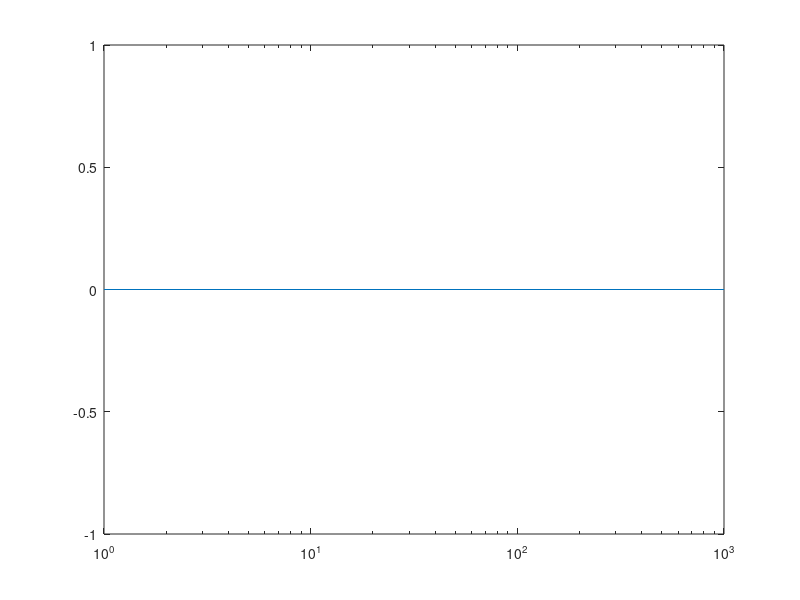

Source code (MATLAB): (Note: this script raises an error after producing the figure.)
clc

close all

figure
semilogx([1,1000],[0,0])
hold on
for i = 1:length(d)
    semilogx(x(:,i),(y(:,i)-y0(:))*100./y0(:))
end
hold off
set(gca,'xlim',[1,1000])
grid

figure
semilogx([1,1000],[0,0])
hold on
for i = 1:length(d)
    semilogx(X(:,i),(Y(:,i)-Y0(:))*100./Y0(:))
end
hold off
set(gca,'xlim',[1,1000])
grid

xx=[xi-100, xi, xi+100; xi-100, xi, xi+100; xi-100, xi, xi+100];
yy=[yi-100, yi-100, yi-100; yi, yi, yi; yi+100, yi+100, yi+100];
pp=[pi, pi, pi; pi, pi, pi; pi, pi, pi];
